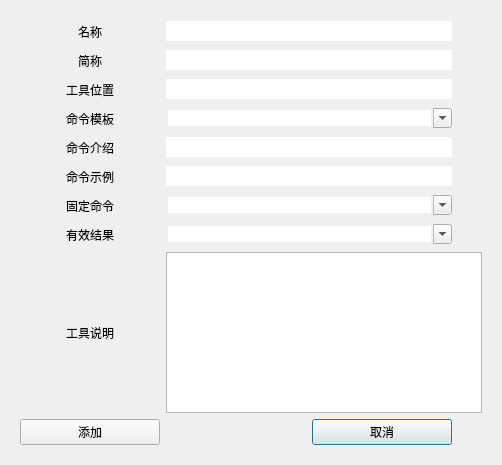
<?xml version="1.0" encoding="UTF-8"?>
<ui version="4.0">
 <class>tools_buttons_addtool_dialog</class>
 <widget class="QDialog" name="tools_buttons_addtool_dialog">
  <property name="geometry">
   <rect>
    <x>0</x>
    <y>0</y>
    <width>502</width>
    <height>465</height>
   </rect>
  </property>
  <property name="windowTitle">
   <string>添加新工具</string>
  </property>
  <layout class="QGridLayout" name="gridLayout_2">
   <item row="0" column="0">
    <widget class="QWidget" name="widget" native="true">
     <layout class="QGridLayout" name="gridLayout">
      <item row="9" column="4">
       <widget class="QToolButton" name="toolButton_command_built_in">
        <property name="toolTip">
         <string/>
        </property>
        <property name="popupMode">
         <enum>QToolButton::InstantPopup</enum>
        </property>
        <property name="toolButtonStyle">
         <enum>Qt::ToolButtonFollowStyle</enum>
        </property>
        <property name="autoRaise">
         <bool>true</bool>
        </property>
        <property name="arrowType">
         <enum>Qt::NoArrow</enum>
        </property>
       </widget>
      </item>
      <item row="4" column="1">
       <widget class="QLabel" name="label_command_template">
        <property name="text">
         <string>命令模板</string>
        </property>
        <property name="alignment">
         <set>Qt::AlignCenter</set>
        </property>
       </widget>
      </item>
      <item row="1" column="1">
       <widget class="QLabel" name="label_simple_name">
        <property name="text">
         <string>简称</string>
        </property>
        <property name="alignment">
         <set>Qt::AlignCenter</set>
        </property>
       </widget>
      </item>
      <item row="6" column="4">
       <widget class="QToolButton" name="toolButton_command_introduction">
        <property name="toolTip">
         <string/>
        </property>
        <property name="popupMode">
         <enum>QToolButton::InstantPopup</enum>
        </property>
        <property name="toolButtonStyle">
         <enum>Qt::ToolButtonFollowStyle</enum>
        </property>
        <property name="autoRaise">
         <bool>true</bool>
        </property>
        <property name="arrowType">
         <enum>Qt::NoArrow</enum>
        </property>
       </widget>
      </item>
      <item row="12" column="3" rowspan="2">
       <widget class="QPushButton" name="button_no">
        <property name="sizePolicy">
         <sizepolicy hsizetype="Minimum" vsizetype="Expanding">
          <horstretch>0</horstretch>
          <verstretch>0</verstretch>
         </sizepolicy>
        </property>
        <property name="text">
         <string>取消</string>
        </property>
       </widget>
      </item>
      <item row="1" column="2" colspan="2">
       <widget class="QLineEdit" name="lineEdit_simple_name">
        <property name="text">
         <string/>
        </property>
        <property name="maxLength">
         <number>100</number>
        </property>
        <property name="frame">
         <bool>false</bool>
        </property>
        <property name="readOnly">
         <bool>false</bool>
        </property>
       </widget>
      </item>
      <item row="8" column="1">
       <widget class="QLabel" name="label_command_example">
        <property name="text">
         <string>命令示例</string>
        </property>
        <property name="alignment">
         <set>Qt::AlignCenter</set>
        </property>
       </widget>
      </item>
      <item row="0" column="2" colspan="2">
       <widget class="QLineEdit" name="lineEdit_name">
        <property name="text">
         <string/>
        </property>
        <property name="maxLength">
         <number>100</number>
        </property>
        <property name="frame">
         <bool>false</bool>
        </property>
        <property name="readOnly">
         <bool>false</bool>
        </property>
       </widget>
      </item>
      <item row="3" column="4">
       <widget class="QToolButton" name="toolButton_position">
        <property name="toolTip">
         <string/>
        </property>
        <property name="styleSheet">
         <string notr="true"/>
        </property>
        <property name="popupMode">
         <enum>QToolButton::InstantPopup</enum>
        </property>
        <property name="toolButtonStyle">
         <enum>Qt::ToolButtonFollowStyle</enum>
        </property>
        <property name="autoRaise">
         <bool>true</bool>
        </property>
        <property name="arrowType">
         <enum>Qt::NoArrow</enum>
        </property>
       </widget>
      </item>
      <item row="9" column="1">
       <widget class="QLabel" name="label_command_built_in">
        <property name="text">
         <string>固定命令</string>
        </property>
        <property name="alignment">
         <set>Qt::AlignCenter</set>
        </property>
       </widget>
      </item>
      <item row="3" column="2" colspan="2">
       <widget class="QLineEdit" name="lineEdit_position">
        <property name="text">
         <string/>
        </property>
        <property name="frame">
         <bool>false</bool>
        </property>
        <property name="readOnly">
         <bool>false</bool>
        </property>
       </widget>
      </item>
      <item row="12" column="2">
       <spacer name="verticalSpacer">
        <property name="orientation">
         <enum>Qt::Vertical</enum>
        </property>
        <property name="sizeHint" stdset="0">
         <size>
          <width>20</width>
          <height>40</height>
         </size>
        </property>
       </spacer>
      </item>
      <item row="3" column="1">
       <widget class="QLabel" name="label_position">
        <property name="text">
         <string>工具位置</string>
        </property>
        <property name="alignment">
         <set>Qt::AlignCenter</set>
        </property>
       </widget>
      </item>
      <item row="8" column="4">
       <widget class="QToolButton" name="toolButton_command_example">
        <property name="toolTip">
         <string/>
        </property>
        <property name="popupMode">
         <enum>QToolButton::InstantPopup</enum>
        </property>
        <property name="toolButtonStyle">
         <enum>Qt::ToolButtonFollowStyle</enum>
        </property>
        <property name="autoRaise">
         <bool>true</bool>
        </property>
        <property name="arrowType">
         <enum>Qt::NoArrow</enum>
        </property>
       </widget>
      </item>
      <item row="6" column="1">
       <widget class="QLabel" name="label_command_introduction">
        <property name="text">
         <string>命令介绍</string>
        </property>
        <property name="alignment">
         <set>Qt::AlignCenter</set>
        </property>
       </widget>
      </item>
      <item row="4" column="4">
       <widget class="QToolButton" name="toolButton_command_template">
        <property name="toolTip">
         <string/>
        </property>
        <property name="styleSheet">
         <string notr="true"/>
        </property>
        <property name="popupMode">
         <enum>QToolButton::InstantPopup</enum>
        </property>
        <property name="toolButtonStyle">
         <enum>Qt::ToolButtonFollowStyle</enum>
        </property>
        <property name="autoRaise">
         <bool>true</bool>
        </property>
        <property name="arrowType">
         <enum>Qt::NoArrow</enum>
        </property>
       </widget>
      </item>
      <item row="10" column="4">
       <widget class="QToolButton" name="toolButton_result">
        <property name="toolTip">
         <string/>
        </property>
        <property name="popupMode">
         <enum>QToolButton::InstantPopup</enum>
        </property>
        <property name="toolButtonStyle">
         <enum>Qt::ToolButtonFollowStyle</enum>
        </property>
        <property name="autoRaise">
         <bool>true</bool>
        </property>
        <property name="arrowType">
         <enum>Qt::NoArrow</enum>
        </property>
       </widget>
      </item>
      <item row="11" column="2" colspan="3">
       <widget class="QPlainTextEdit" name="plainTextEdit_introduction">
        <property name="readOnly">
         <bool>false</bool>
        </property>
        <property name="plainText">
         <string/>
        </property>
       </widget>
      </item>
      <item row="10" column="2" colspan="2">
       <widget class="QComboBox" name="comboBox_result">
        <property name="contextMenuPolicy">
         <enum>Qt::DefaultContextMenu</enum>
        </property>
        <property name="editable">
         <bool>true</bool>
        </property>
        <property name="frame">
         <bool>false</bool>
        </property>
       </widget>
      </item>
      <item row="0" column="1">
       <widget class="QLabel" name="label_name">
        <property name="text">
         <string>名称</string>
        </property>
        <property name="alignment">
         <set>Qt::AlignCenter</set>
        </property>
       </widget>
      </item>
      <item row="6" column="2" colspan="2">
       <widget class="QLineEdit" name="lineEdit_command_introduction">
        <property name="text">
         <string/>
        </property>
        <property name="frame">
         <bool>false</bool>
        </property>
        <property name="readOnly">
         <bool>false</bool>
        </property>
       </widget>
      </item>
      <item row="10" column="1">
       <widget class="QLabel" name="label_result">
        <property name="text">
         <string>有效结果</string>
        </property>
        <property name="alignment">
         <set>Qt::AlignCenter</set>
        </property>
       </widget>
      </item>
      <item row="11" column="1">
       <widget class="QLabel" name="label_introduction">
        <property name="text">
         <string>工具说明</string>
        </property>
        <property name="alignment">
         <set>Qt::AlignCenter</set>
        </property>
       </widget>
      </item>
      <item row="4" column="2" colspan="2">
       <widget class="QComboBox" name="comboBox_command_template">
        <property name="editable">
         <bool>true</bool>
        </property>
        <property name="frame">
         <bool>false</bool>
        </property>
       </widget>
      </item>
      <item row="12" column="1" rowspan="2">
       <widget class="QPushButton" name="button_yes">
        <property name="sizePolicy">
         <sizepolicy hsizetype="Minimum" vsizetype="Expanding">
          <horstretch>0</horstretch>
          <verstretch>0</verstretch>
         </sizepolicy>
        </property>
        <property name="text">
         <string>添加</string>
        </property>
       </widget>
      </item>
      <item row="8" column="2" colspan="2">
       <widget class="QLineEdit" name="lineEdit_command_example">
        <property name="text">
         <string/>
        </property>
        <property name="frame">
         <bool>false</bool>
        </property>
        <property name="readOnly">
         <bool>false</bool>
        </property>
       </widget>
      </item>
      <item row="1" column="4">
       <widget class="QToolButton" name="toolButton_simple_rename">
        <property name="toolTip">
         <string/>
        </property>
        <property name="styleSheet">
         <string notr="true"/>
        </property>
        <property name="text">
         <string/>
        </property>
        <property name="popupMode">
         <enum>QToolButton::InstantPopup</enum>
        </property>
        <property name="toolButtonStyle">
         <enum>Qt::ToolButtonFollowStyle</enum>
        </property>
        <property name="autoRaise">
         <bool>true</bool>
        </property>
        <property name="arrowType">
         <enum>Qt::NoArrow</enum>
        </property>
       </widget>
      </item>
      <item row="0" column="4">
       <widget class="QToolButton" name="toolButton_rename">
        <property name="toolTip">
         <string/>
        </property>
        <property name="styleSheet">
         <string notr="true"/>
        </property>
        <property name="text">
         <string/>
        </property>
        <property name="popupMode">
         <enum>QToolButton::InstantPopup</enum>
        </property>
        <property name="toolButtonStyle">
         <enum>Qt::ToolButtonFollowStyle</enum>
        </property>
        <property name="autoRaise">
         <bool>true</bool>
        </property>
        <property name="arrowType">
         <enum>Qt::NoArrow</enum>
        </property>
       </widget>
      </item>
      <item row="9" column="2" colspan="2">
       <widget class="QComboBox" name="comboBox_command_built_in">
        <property name="editable">
         <bool>true</bool>
        </property>
        <property name="frame">
         <bool>false</bool>
        </property>
       </widget>
      </item>
     </layout>
    </widget>
   </item>
  </layout>
 </widget>
 <resources/>
 <connections/>
</ui>
